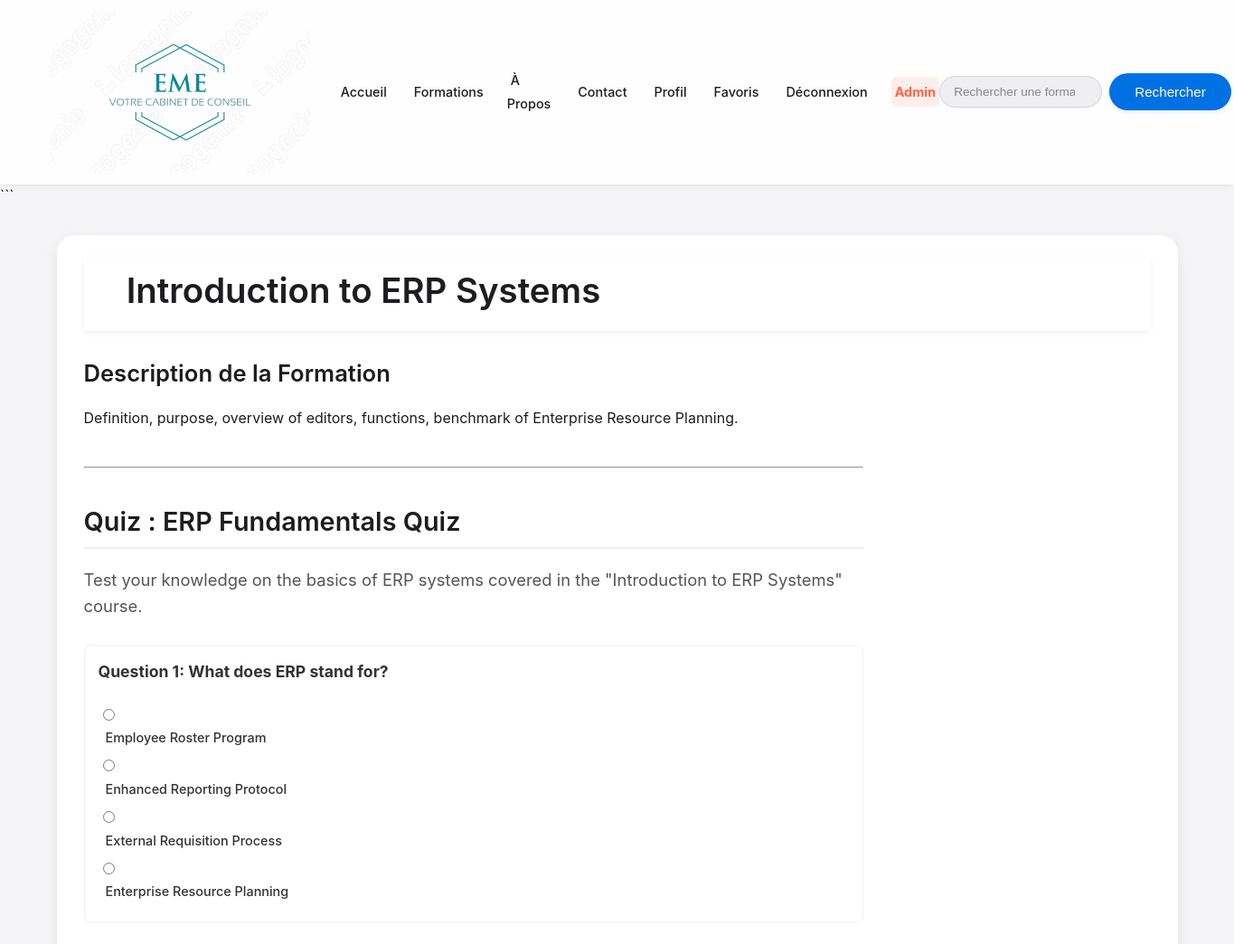
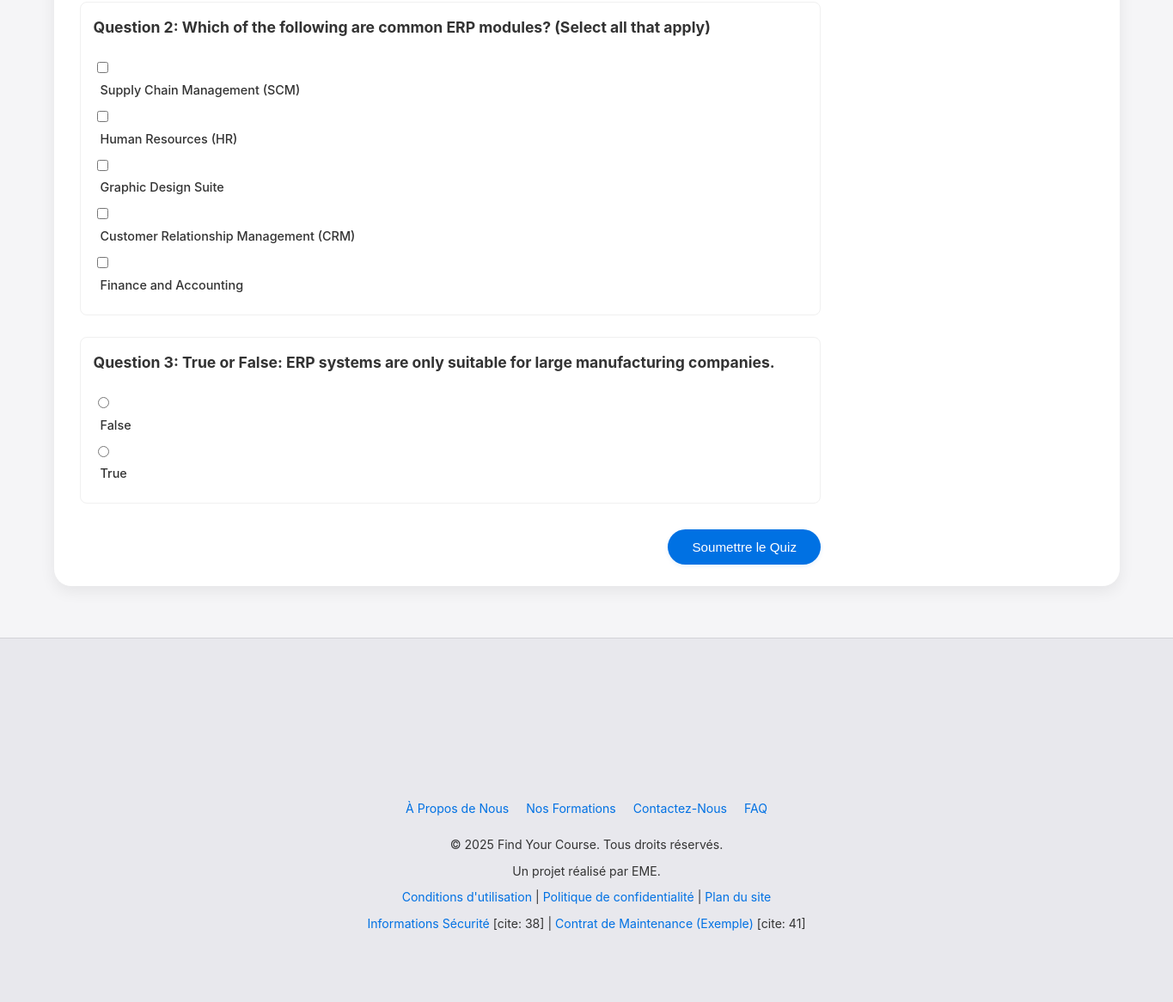
The app's page /course_detail.php?id=1 (signed in) with its own data (2 pictures, top to bottom).
### tables this page shows
CREATE TABLE `courses` (
  `id` INT AUTO_INCREMENT PRIMARY KEY,
  `title` VARCHAR(255) NOT NULL,
  `description` TEXT DEFAULT NULL,
  `content_type` ENUM('video', 'text', 'interactive', 'mixed') NOT NULL DEFAULT 'text' COMMENT 'Type of main content (video, text, etc.)',
  `content_body` LONGTEXT DEFAULT NULL COMMENT 'Main textual content of the course, if applicable (e.g., for text or mixed types)',
  `content_url` VARCHAR(255) DEFAULT NULL COMMENT 'URL to video or main interactive content resource',
  `thumbnail_url` VARCHAR(255) DEFAULT 'assets/images/default_thumbnail.jpg' COMMENT 'Path to course thumbnail image',
  `category_id` INT DEFAULT NULL,
  `duration_minutes` INT DEFAULT NULL COMMENT 'Approximate duration of the course in minutes (e.g., >20 min)',
  `is_premium` BOOLEAN DEFAULT FALSE COMMENT 'True if the course requires a premium subscription',
  `created_at` TIMESTAMP DEFAULT CURRENT_TIMESTAMP,
  `updated_at` TIMESTAMP DEFAULT CURRENT_TIMESTAMP ON UPDATE CURRENT_TIMESTAMP,
  FOREIGN KEY (`category_id`) REFERENCES `categories`(`id`) ON DELETE SET NULL ON UPDATE CASCADE
);

CREATE TABLE `quizzes` (
  `id` INT AUTO_INCREMENT PRIMARY KEY,
  `course_id` INT NOT NULL UNIQUE COMMENT 'Each course can have one main quiz',
  `title` VARCHAR(255) NOT NULL,
  `description` TEXT DEFAULT NULL,
  FOREIGN KEY (`course_id`) REFERENCES `courses`(`id`) ON DELETE CASCADE ON UPDATE CASCADE
);

CREATE TABLE `questions` (
  `id` INT AUTO_INCREMENT PRIMARY KEY,
  `quiz_id` INT NOT NULL,
  `question_text` TEXT NOT NULL,
  `type` ENUM('multiple_choice', 'single_choice') DEFAULT 'single_choice' COMMENT 'Type of question determines answer format',
  `points` INT DEFAULT 1 COMMENT 'Points awarded for a correct answer to this question',
  FOREIGN KEY (`quiz_id`) REFERENCES `quizzes`(`id`) ON DELETE CASCADE ON UPDATE CASCADE
);

CREATE TABLE `answers` (
  `id` INT AUTO_INCREMENT PRIMARY KEY,
  `question_id` INT NOT NULL,
  `answer_text` TEXT NOT NULL,
  `is_correct` BOOLEAN DEFAULT FALSE,
  FOREIGN KEY (`question_id`) REFERENCES `questions`(`id`) ON DELETE CASCADE ON UPDATE CASCADE
);

### includes/functions.php (called while the page is built, shortened)
<?php
function isLoggedIn(): bool {
    return isset($_SESSION['user_id']);
}

### templates/quiz_template.php (the view, shortened to what this page needs)
<section class="quiz-section" id="quiz-container">
    <h2 style="font-size: 1.8em; border-bottom: 2px solid #eee; padding-bottom: 10px; margin-bottom: 20px;">
        Quiz : <?php echo htmlspecialchars($quiz_data['title']); ?>
    </h2>
    <?php if (!empty($quiz_data['description'])): ?>
        <p class="lead"><?php echo htmlspecialchars($quiz_data['description']); ?></p>
    <?php endif; ?>
    <?php if (isLoggedIn()): ?>
        <form id="quiz-form" method="POST">
            <?php if (!empty($quiz_data['questions'])): ?>
                <?php foreach ($quiz_data['questions'] as $q_index => $question): ?>
                    <div class="question-block" style="margin-bottom: 25px; padding: 15px; border: 1px solid #f0f0f0; border-radius: 8px;">
                        <p class="question-text" style="font-weight: bold; font-size: 1.1em;">
                            Question <?php echo $q_index + 1; ?>: <?php echo htmlspecialchars($question['question_text']); ?>
                        </p>
                        <div class="answers-group" role="group" aria-labelledby="question-text-<?php echo $question['id']; ?>">
                            <?php foreach ($question['answers'] as $answer): ?>
                                <div class="answer-option" style="margin: 5px 0;">
                                    <input
                                        type="<?php echo ($question['type'] === 'single_choice') ? 'radio' : 'checkbox'; ?>"
                                        name="answers[<?php echo $question['id']; ?>]<?php echo ($question['type'] === 'multiple_choice') ? '[]' : ''; ?>"
                                        id="answer-<?php echo $answer['id']; ?>"
                                        value="<?php echo $answer['id']; ?>">
                                    <label for="answer-<?php echo $answer['id']; ?>" style="margin-left: 8px; cursor:pointer;"><?php echo htmlspecialchars($answer['answer_text']); ?></label>
                                </div>
                            <?php endforeach; ?>
                        </div>
                    </div>
                <?php endforeach; ?>
                <div class="form-actions" style="margin-top: 30px;">
                    <button type="submit" id="submit-quiz-btn" class="button">Soumettre le Quiz</button>
                </div>
            <?php else:  ?>
                <div class="no-questions-message" style="padding: 20px; background-color: #fffbe6; border-radius: 8px; text-align: center;">
                    <p>Ce quiz ne contient pas encore de questions. Revenez bientôt !</p>
                </div>
            <?php endif; ?>
            </form>
    <?php else:  ?>
        <div class="login-prompt" style="text-align:center; padding: 20px; background-color: #f9f9f9; border-radius: 8px;">
            <p>Vous devez être <a href="<?php echo getBaseUrl(); ?>/login.php?redirect=<?php echo urlencode($_SERVER['REQUEST_URI']); ?>">connecté</a> pour participer à ce quiz.</p>
        </div>
    <?php endif; ?>
</section>

### course_detail.php (shortened to what this page needs)
<?php
require_once 'includes/db_connect.php';
require_once 'includes/functions.php';
$course = null;
$course_id = filter_input(INPUT_GET, 'id', FILTER_VALIDATE_INT);
if ($course_id) {
    $user_id_for_fav_check = isLoggedIn() ? $_SESSION['user_id'] : 0;
    $stmt = $conn->prepare("
        SELECT c.*, cat.name AS category_name,
               (SELECT COUNT(*) FROM favorites f WHERE f.course_id = c.id AND f.user_id = ?) AS is_favorited_by_current_user
        FROM courses c
        LEFT JOIN categories cat ON c.category_id = cat.id
        WHERE c.id = ?
    ");
    $stmt->bind_param("ii", $user_id_for_fav_check, $course_id);
    $stmt->execute();
    $result = $stmt->get_result();
    if ($result->num_rows > 0) {
        $course = $result->fetch_assoc();
        $course['is_favorited_by_current_user'] = (bool)$course['is_favorited_by_current_user'];
    } else {
        http_response_code(404);
    }
}
require_once 'includes/header.php';
?>
<div class="container course-detail-page">
    <?php if ($course): ?>
        <article class="course-content-wrapper">
            <header class="course-header" style="margin-bottom:30px;">
                <h1 style="margin-bottom: 0.2em;"><?php echo htmlspecialchars($course['title']); ?></h1>
            </header>
            <div class="course-main-content" style="display:flex; flex-wrap:wrap; gap:30px;">
                <div class="course-description-and-media" style="flex:3; min-width: 300px;">
                    <?php
                        $has_access = !$course['is_premium'] || isPremiumStudent();
                        if ($has_access) {
                            echo '<h2 style="font-size:1.6em;">Description de la Formation</h2>';
                            echo '<div class="description-text">' . nl2br(htmlspecialchars($course['description'])) . '</div>';
                            $stmt_quiz = $conn->prepare("SELECT id, title, description FROM quizzes WHERE course_id = ? LIMIT 1");
                            $stmt_quiz->bind_param("i", $course['id']);
                            $stmt_quiz->execute();
                            $quiz_result = $stmt_quiz->get_result();
                            if ($quiz_result->num_rows > 0) {
                                $quiz_data_raw = $quiz_result->fetch_assoc();
                                $quiz_id_found = $quiz_data_raw['id'];
                                $stmt_questions = $conn->prepare("SELECT id, question_text, type FROM questions WHERE quiz_id = ? ORDER BY id ASC");
                                $stmt_questions->bind_param("i", $quiz_id_found);
                                $stmt_questions->execute();
                                $questions_result = $stmt_questions->get_result();
                                $quiz_data_raw['questions'] = [];
                                if ($questions_result->num_rows > 0) {
                                    while ($question_row = $questions_result->fetch_assoc()) {
                                        $stmt_answers = $conn->prepare("SELECT id, answer_text FROM answers WHERE question_id = ? ORDER BY RAND()");
                                        $stmt_answers->bind_param("i", $question_row['id']);
                                        $stmt_answers->execute();
                                        $question_row['answers'] = $stmt_answers->get_result()->fetch_all(MYSQLI_ASSOC);
                                        $quiz_data_raw['questions'][] = $question_row;
                                    }
                                }
                                $quiz_data = $quiz_data_raw;
                                echo "<hr style='margin: 40px 0;'>";
                                include __DIR__ . '/templates/quiz_template.php';
                            }
                        } else {
                        }
                    ?>
                </div>
                <aside class="course-sidebar" style="flex:1; min-width: 250px;">
                    </aside>
            </div>
        </article>
    <?php endif; ?>
</div>
<?php
require_once 'includes/footer.php';
?>

### assets/css/style.css (style rules this page uses)
body, html { margin: 0; padding: 0; font-family: -apple-system, BlinkMacSystemFont, "Segoe UI", Roboto, Helvetica, Arial, sans-serif, "Apple Color Emoji", "Segoe UI Emoji", "Segoe UI Symbol"; background-color: #f5f5f7; color: #1d1d1f; line-height: 1.6; scroll-behavior: smooth; font-size: 16px; }
header { background-color: rgba(255, 255, 255, 0.85); backdrop-filter: blur(12px) saturate(180%); -webkit-backdrop-filter: blur(12px) saturate(180%); padding: 12px 4%; position: sticky; top: 0; left: 0; width: 92%; z-index: 1000; box-shadow: 0 1px 2px rgba(0,0,0,0.03), 0 2px 8px rgba(0,0,0,0.05); display: flex; justify-content: space-between; align-items: center; }
.container { width: 90%; max-width: 1180px; margin: 30px auto; padding: 25px 30px; background-color: #fff; border-radius: 20px; box-shadow: 0 6px 18px rgba(0,0,0,0.07); }
h1, h2, h3, h4, h5, h6 { color: #1d1d1f; font-weight: 600; margin-top: 0; margin-bottom: 0.8em; line-height: 1.3; }
h1 { font-size: 2.4em; }
h2 { font-size: 1.9em; }
p { margin-top: 0; margin-bottom: 1.2em; color: #333333; }
.lead { font-size: 1.15em; color: #555; margin-bottom: 1.5em; }
.button, button[type="submit"], input[type="submit"] { display: inline-block; background-color: #0071e3; color: white; padding: 12px 28px; text-decoration: none; border-radius: 25px; font-weight: 500; font-size: 0.95em; border: none; cursor: pointer; text-align: center; transition: background-color 0.25s ease, transform 0.15s ease, box-shadow 0.25s ease; box-shadow: 0 2px 5px rgba(0, 113, 227, 0.1); }
form label { display: block; margin-bottom: 8px; font-weight: 500; font-size: 0.9em; color: #333; }
.form-actions { margin-top: 25px; text-align: right; }

### records on screen
courses: title "Introduction to ERP Systems", description "Definition, purpose, overview of editors, functions, benchmark of Enterprise Resource Planning."
quizzes: title "ERP Fundamentals Quiz", description "Test your knowledge on the basics of ERP systems covered in the \"Introduction to ERP Systems\" course."
questions: question_text "What does ERP stand for?", type "☐ Employee Roster Program", type "☐ Enhanced Reporting Protocol", type "☐ External Requisition Process", type "☐ Enterprise Resource Planning"
answers: answer_text "Employee Roster Program"
answers: answer_text "Enhanced Reporting Protocol"
answers: answer_text "External Requisition Process"
answers: answer_text "Enterprise Resource Planning"
questions: question_text "Which of the following are common ERP modules? (Select all that apply)"
answers: answer_text "Supply Chain Management (SCM)"
answers: answer_text "Human Resources (HR)"
answers: answer_text "Graphic Design Suite"
answers: answer_text "Customer Relationship Management (CRM)"
answers: answer_text "Finance and Accounting"
questions: question_text "True or False: ERP systems are only suitable for large manufacturing companies.", type "☐ False", type "☐ True"
answers: answer_text "False"
answers: answer_text "True"
